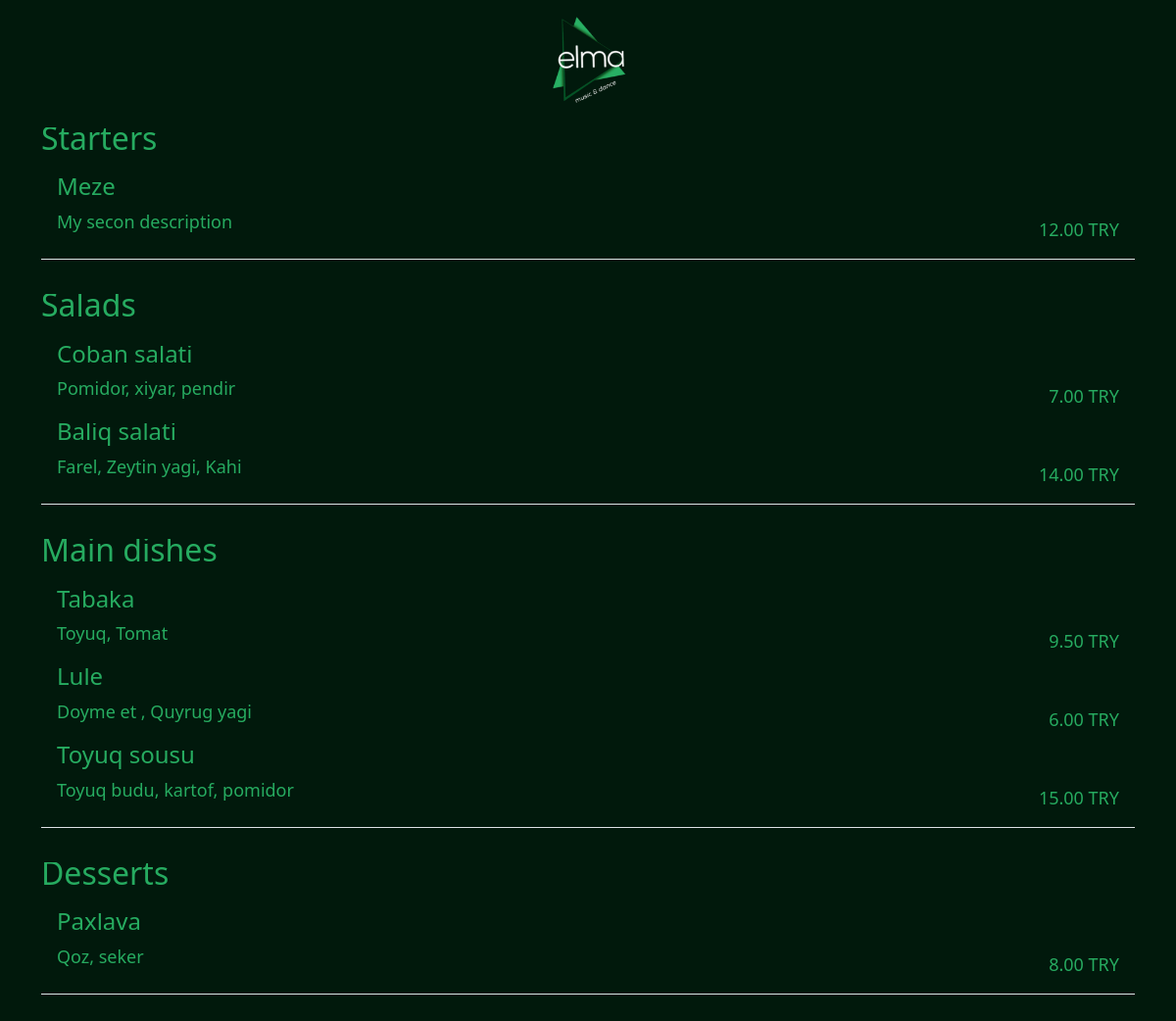
The page / on the database its author committed.
### menuApp/models.py (models this page shows, shortened)
class Item(models.Model):
    meal = models.CharField(max_length=1000, unique=True)
    description = models.CharField(max_length=2000)
    price = models.DecimalField(max_digits=10, decimal_places=2)
    meal_type = models.CharField(max_length=200, choices=MEAL_TYPE)
    author = models.ForeignKey(User, on_delete=models.PROTECT)
    status = models.IntegerField(choices=STATUS, default=0)
    date_created = models.DateField(auto_now_add=True)
    date_updated = models.DateField(auto_now=True)

### menuApp/views.py (the view)
# urls.py: path('', views.MenuList.as_view(), name='home'),
class MenuList(generic.ListView):
    queryset = Item.objects.order_by('-date_created')  # that provides access to the database to execute queries.
    template_name = 'menuApp/home.html'
    def get_context_data(self, **kwargs):
        context = super().get_context_data(**kwargs)
        context['meals'] = MEAL_TYPE
        return context

### menuApp/templates/menuApp/home.html (shortened to what this page needs)
{% extends 'menuApp/base.html' %}
{% block content %}
    <div class="d-flex justify-content-center align-items-center mt-3 mb-3">
        {% load static %}
        <img src="{% static 'menuApp/elma_logo.png' %}" width="90" height="90" alt="" >
    </div>
    <ul class="list-group list-group-flush dish_list">
        {% for meal in meals %}
            <h2>{{ meal.1 }}</h2>
                <li class="list-group-item dish_item">
                    {% for m in item_list %}
                        {% if m.meal_type == meal.0 %}
                            <h4 class="dish_name">{{ m.meal }}</h4>
                            <div class="d-flex justify-content-between align-items-center dish_info">
                                <p>{{ m.description }}</p>
                                <span>{{ m.price }} TRY</span>
                            </div>
                        {% endif %}
                    {% endfor %}
                </li>
          <br>
        {% endfor %}
    </ul>
{% endblock %}

### menuApp/templates/menuApp/base.html (shortened to what this page needs)
<!doctype html>
<html lang="en">
  <head>
    <link href="https://cdn.jsdelivr.net/npm/bootstrap@5.3.3/dist/css/bootstrap.min.css" rel="stylesheet">
  </head>
  <body>
            {% load static %}
    <div class="container">
    {% block content%}
    {% endblock %}
    </div>
  </body>
</html>

### menuApp/templates/menuApp/home.html (style rules this page uses)
.dish_list h2, .dish_name, .dish_info p, span, .menu_header { background: -webkit-linear-gradient(90deg, rgba(38,171,96,1) 80%, rgba(1,25,12,1) 30%); -webkit-background-clip: text; -webkit-text-fill-color: transparent; }
.dish_item { background: #01190C; }

### menuApp/templates/menuApp/base.html (style rules this page uses)
body { font-size:18px; background: #01190C; }

### rows shown on the page
Item: meal "Meze", description "My secon description", price "12.00"
Item: meal "Coban salati", description "Pomidor, xiyar, pendir", price "7.00"
Item: meal "Baliq salati", description "Farel, Zeytin yagi, Kahi", price "14.00"
Item: meal "Tabaka", description "Toyuq, Tomat", price "9.50"
Item: meal "Lule", description "Doyme et , Quyrug yagi", price "6.00"
Item: meal "Toyuq sousu", description "Toyuq budu, kartof, pomidor", price "15.00"
Item: meal "Paxlava", description "Qoz, seker", price "8.00"

### other values the page prints
{{ meal.1 }} "Starters" "Salads" "Main dishes" "Desserts"
